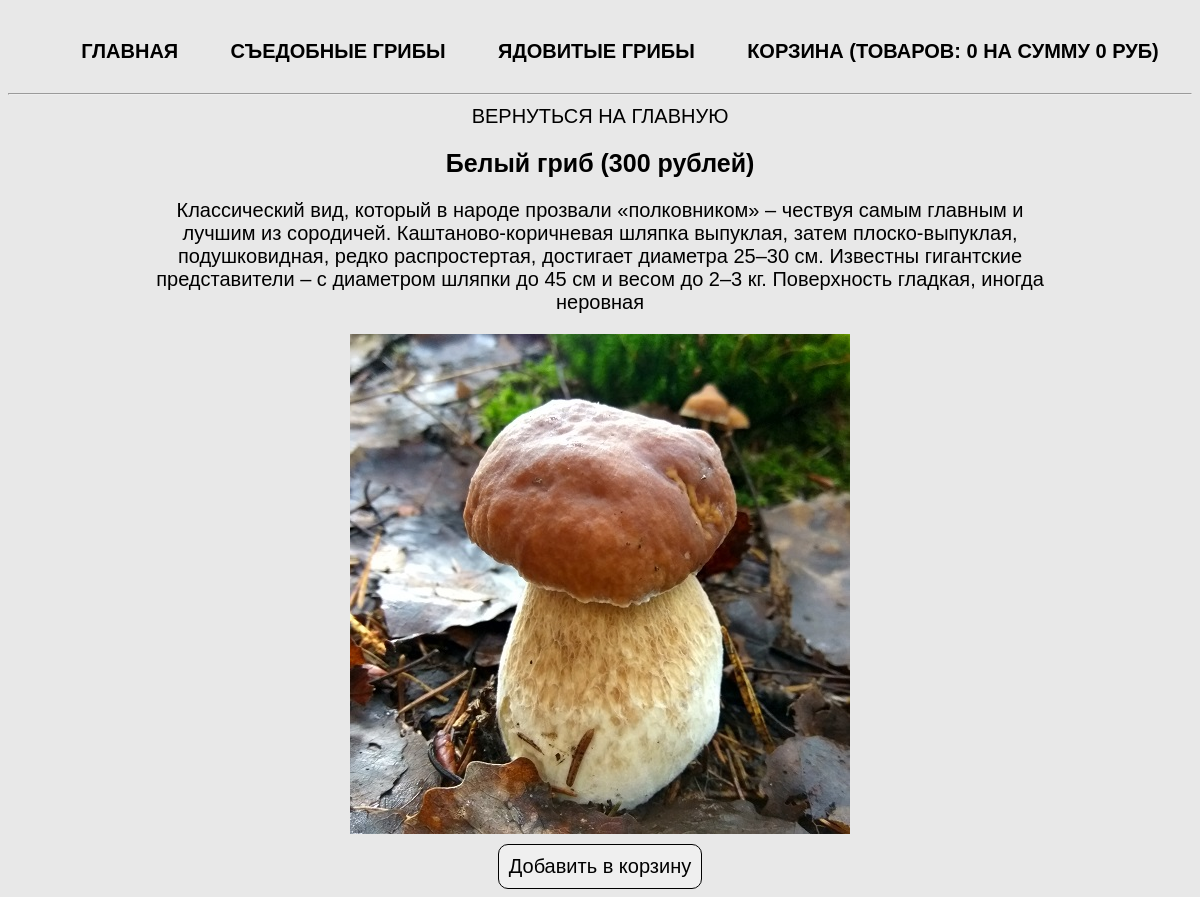
The app's page /product.php?product=kingbolete with its own data.
### tables this page shows
CREATE TABLE `cats` (
  `id` int(11) NOT NULL,
  `name` varchar(50) NOT NULL,
  `rus_name` varchar(50) NOT NULL
);

CREATE TABLE `products` (
  `id` int(11) NOT NULL,
  `title` varchar(50) NOT NULL,
  `cat` varchar(50) NOT NULL,
  `price` int(11) NOT NULL,
  `rus_name` varchar(50) NOT NULL,
  `img` varchar(50) NOT NULL,
  `descr` text NOT NULL
);

### product.php (the view, shortened to what this page needs)
<?php
require_once 'db/db.php';
if (isset($_GET['product'])) {
  $currentProduct = $_GET['product'];
  $product = $connect->query("SELECT * FROM products WHERE title='$currentProduct'");
  $product = $product->fetch(PDO::FETCH_ASSOC);
  require_once 'parts/header.php';
}
?>
<div class="product-card">
  <a href="index.php">Вернуться на главную</a>
  <h2><? echo $product['rus_name'];?> (<? echo $product['price'];?> рублей)</h2>
  <div class="descr"><? echo $product['descr'];?></div>
  <img width="300" src="img/<? echo $product['img'];?>" alt="<? echo $product['rus_name'];?>" title="<? echo $product['rus_name'];?>">
  <?php require_once 'parts/add-form.php'; ?>
</div>

### parts/header.php (shortened to what this page needs)
<?php
require_once 'db/db.php';
$cats = $connect->query("SELECT * FROM cats");
$cats = $cats->fetchAll(PDO::FETCH_ASSOC);
?>
<!doctype html>
<html lang="ru">
<head>
    <link rel="stylesheet" href="css/style.css">
</head>
<body>
<nav>
  <ul>
    <li><a href="index.php">Главная</a></li>
    <? foreach ($cats as $cat) { ?>
    <li><a href="index.php?cat=<? echo $cat['name']; ?>"><? echo $cat['rus_name'];?></a></li>
    <? } ?>
    <li><a href="cart.php">Корзина (Товаров: <? echo $_SESSION['totalQuantity'] ? : 0 ; ?> на сумму <?=$_SESSION['totalPrice'] ? : 0 ; ?> руб)</a></li>
  </ul>
</nav>
<hr>

### css/style.css (style rules this page uses)
* { font-family: 'Arial', sans-serif; font-size: 20px; }
body { margin-top: 20px; background-color: #e8e8e8; }
a { text-decoration: none; text-transform: uppercase; color: #000000; -webkit-transition: all .3s; -moz-transition: all .3s; -ms-transition: all .3s; -o-transition: all .3s; transition: all .3s; }
h2 { font-size: 25px; }
img { width: 100%; }
.main, nav { width: 1170px; margin: auto; display: flex; flex-wrap: wrap; justify-content: space-around; }
nav ul { display: flex; list-style: none; width: 100%; justify-content: space-around; font-weight: 700; }
.cart, .product-card { text-align: center; width: 900px; margin: auto; }
.descr { margin-bottom: 20px; }
.product-card img { width: 500px; }

### records on screen
cats: rus_name "СЪЕДОБНЫЕ ГРИБЫ"
cats: rus_name "ЯДОВИТЫЕ ГРИБЫ"
products: rus_name "Белый гриб", price "300", descr "Классический вид, который в народе прозвали «полковником» – чествуя самым главным и лучшим из сородичей. Каштаново-коричневая шляпка выпуклая, затем плоско-выпуклая, подушковидная, редко распростертая, достигает диаметра 25–30 см. Известны гигантские представители – с диаметром шляпки до 45 см и весом до 2–3 кг. Поверхность гладкая, иногда неровная", img (picture)

### other values on screen
$_SESSION['totalQuantity'] ? : 0 "0"
$_SESSION['totalPrice'] ? : 0 "0"
